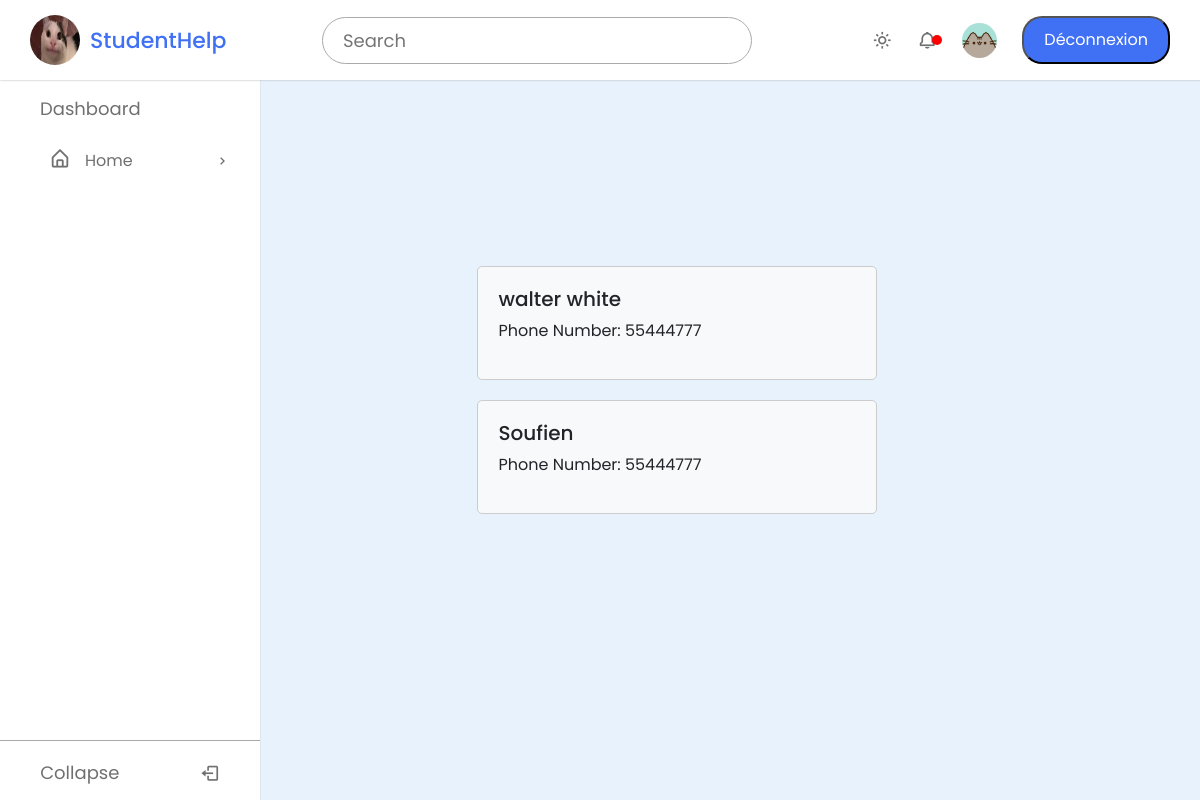
The app's page /StudentHelp/transport-requests/31/ (signed in) with its own data.
### StudentHelp/models.py (models this page shows)
class UserProfile(models.Model):
    user = models.OneToOneField(User, on_delete=models.CASCADE)
    nom = models.CharField(max_length=50, default='')
    prenom = models.CharField(max_length=50, default='')
    image = models.ImageField(upload_to='images/')
    telephone = models.CharField(max_length=20)

class TransportRequest(models.Model):
    post = models.ForeignKey('Post', on_delete=models.CASCADE)
    name = models.CharField(max_length=100)
    phone_number = models.CharField(max_length=20)

### StudentHelp/views.py (the view)
# urls.py: path('transport-requests/<int:post_id>/', views.transport_requests, name='transport_requests'),
def transport_requests(request, post_id):
    user_profile = UserProfile.objects.get(user=request.user)
    transport_requests = TransportRequest.objects.filter(post_id=post_id)
    return render(request, 'transport_requests.html', {'transport_requests': transport_requests, 'user_profile': user_profile})

### StudentHelp/context_processors.py (called while the page is built)
def transport_requests_processor(request):
    if request.user.is_authenticated:
        transport_requests = TransportRequest.objects.filter(post__user=request.user)
    else:
        transport_requests = []
    return {'transport_requests': transport_requests}

### StudentHelp/templates/transport_requests.html (shortened to what this page needs)
<!DOCTYPE html>
<html lang="en">
<head>
    <link rel="stylesheet" href="https://stackpath.bootstrapcdn.com/bootstrap/4.5.2/css/bootstrap.min.css">
</head>
<body>
    {% include 'navbar.html' %}
    <div class="container">
        <div class="mx-auto">
            {% for request in transport_requests %}
                <div class="card request-card">
                    <div class="media">
                        <div class="media-body">
                            <h5 class="mt-0">{{ request.name }}</h5>
                            <p>Phone Number: {{ request.phone_number }}</p>
                        </div>
                    </div>
                </div>
            {% empty %}
                <p>No transport requests found.</p>
            {% endfor %}
        </div>
    </div>
</body>
</html>

### StudentHelp/templates/navbar.html (shortened to what this page needs)
<!DOCTYPE html>
<html lang="en">
<head>
  <link href="https://unpkg.com/boxicons@2.1.4/css/boxicons.min.css" rel="stylesheet">
  {% load static %}
</head>
<body>
  <nav class="navbar">
    <div class="logo_item">
        <img src="{% static 'StudentHelp/images/download.jpeg' %}" style="width: 50px; height: 50px;">StudentHelp
    </div>
    <div class="search_bar">
        <input type="text" placeholder="Search">
    </div>
    <div class="navbar_content">
      <i class='bx bx-sun' id="darkLight"></i>
      {% if transport_requests %}
          <i class='bx bx-bell notification' ></i>
      {% else %}
          <i class='bx bx-bell'></i>
      {% endif %}
        {% if user.is_authenticated %}
        <img src="{{ user_profile.image.url }}" alt="Profile Image" class="profile">
        <form method="post" action="{% url 'logout' %}">
            <button class="logout_button" type="submit">Déconnexion</button>
        </form>
        {% else %}
        <a href="{% url 'login' %}" class="login_button">Login</a>
        {% endif %}
    </div>
</nav>
  {% if user.is_authenticated %}
  <nav class="sidebar">
    <div class="menu_content">
      <ul class="menu_items">
        <div class="menu_title menu_dahsboard"></div>
        <li class="item">
          <div href="#" class="nav_link submenu_item">
            <span class="navlink_icon">
              <i class="bx bx-home-alt"></i>
            </span>
            <span class="navlink">Home</span>
            <i class="bx bx-chevron-right arrow-left"></i>
          </div>
        </li>
      </ul>
      <div class="bottom_content">
        <div class="bottom expand_sidebar">
          <span> Expand</span>
        </div>
        <div class="bottom collapse_sidebar">
          <span> Collapse</span>
          <i class='bx bx-log-out'></i>
        </div>
      </div>
    </div>
  </nav>
  {% endif %}
</body>
</html>

### StudentHelp/templates/transport_requests.html (style rules this page uses)
body, html { height: 100%; margin: 0; display: flex; justify-content: center; align-items: center; }
.request-card { margin-bottom: 20px; padding: 20px; border: 1px solid #ccc; border-radius: 5px; background-color: #f8f9fa; width: 1000%; max-width: 400px; }

### StudentHelp/templates/navbar.html (style rules this page uses)
* { margin: 0; padding: 0; box-sizing: border-box; font-family: "Poppins", sans-serif; }
:root { --white-color: #fff; --blue-color: #4070f4; --grey-color: #707070; --grey-color-light: #aaa; }
body { background-color: #e7f2fd; transition: all 0.5s ease; }
.navbar { position: fixed; top: 0; width: 100%; left: 0; background-color: var(--white-color); display: flex; align-items: center; justify-content: space-between; padding: 15px 30px; z-index: 1000; box-shadow: 0 0 2px var(--grey-color-light); }
.logo_item { display: flex; align-items: center; column-gap: 10px; font-size: 22px; font-weight: 500; color: var(--blue-color); }
.navbar img { width: 35px; height: 35px; border-radius: 50%; }
.search_bar { height: 47px; max-width: 430px; width: 100%; }
.search_bar input { height: 100%; width: 100%; border-radius: 25px; font-size: 18px; outline: none; background-color: var(--white-color); color: var(--grey-color); border: 1px solid var(--grey-color-light); padding: 0 20px; }
.navbar_content { display: flex; align-items: center; column-gap: 25px; }
.navbar_content i { cursor: pointer; font-size: 20px; color: var(--grey-color); }
.login_button, .logout_button { padding: 10px 20px; background-color: var(--blue-color); color: var(--white-color); border-radius: 20px; text-decoration: none; }
.sidebar { background-color: var(--white-color); width: 260px; position: fixed; top: 0; left: 0; height: 100%; padding: 80px 20px; z-index: 100; overflow-y: scroll; box-shadow: 0 0 1px var(--grey-color-light); transition: all 0.5s ease; }
.menu_content { position: relative; }
.menu_title { margin: 15px 0; padding: 0 20px; font-size: 18px; }
.menu_title::before { color: var(--grey-color); white-space: nowrap; }
.menu_dahsboard::before { content: "Dashboard"; }
.menu_items { padding: 0; list-style: none; }
.navlink_icon { position: relative; font-size: 22px; min-width: 50px; line-height: 40px; display: inline-block; text-align: center; border-radius: 6px; }
.navlink_icon::before { content: ""; position: absolute; height: 100%; width: calc(100% + 100px); left: -20px; }
.sidebar .nav_link { display: flex; align-items: center; width: 100%; padding: 4px 15px; border-radius: 8px; text-decoration: none; color: var(--grey-color); white-space: nowrap; }
.submenu_item { cursor: pointer; }
.submenu_item .arrow-left { position: absolute; right: 10px; display: inline-block; margin-right: auto; }
.bottom_content { position: fixed; bottom: 60px; left: 0; width: 260px; cursor: pointer; transition: all 0.5s ease; }
.bottom { position: absolute; display: flex; align-items: center; left: 0; justify-content: space-around; padding: 18px 0; text-align: center; width: 100%; color: var(--grey-color); border-top: 1px solid var(--grey-color-light); background-color: var(--white-color); }
.bottom i { font-size: 20px; }
.bottom span { font-size: 18px; }
.notification { color: red; position: relative; }
.notification::after { content: ''; position: absolute; top: 5px; right: -5px; width: 10px; height: 10px; background-color: red; border-radius: 50%; }

### records on screen
UserProfile: image (picture)
TransportRequest: name "walter white", phone_number "55444777"
TransportRequest: name "Soufien", phone_number "55444777"
